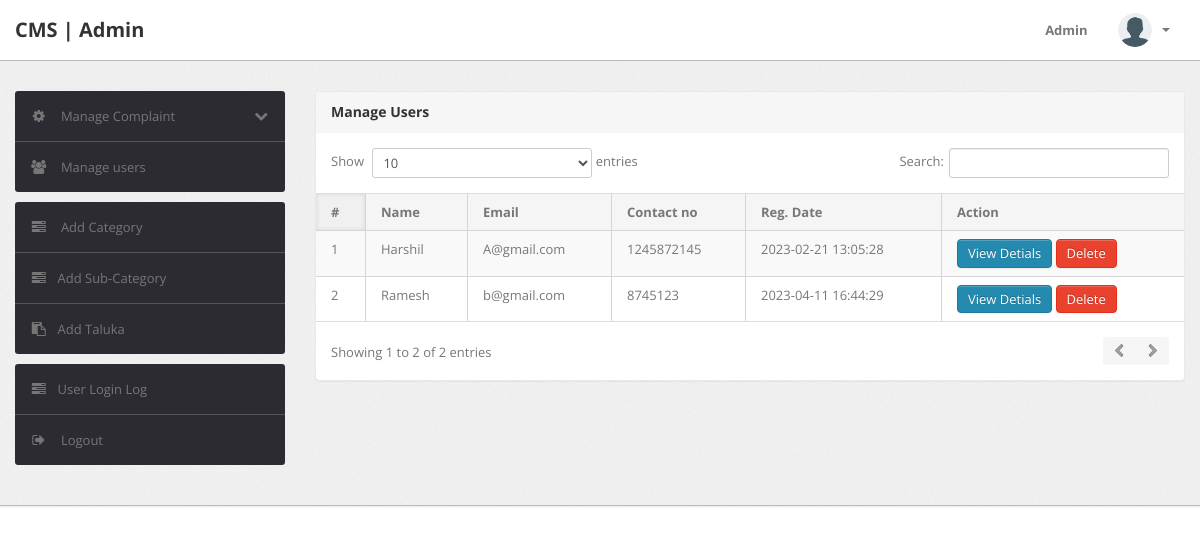
The page /admin/manage-users.php (signed in) on the database its author committed.
### tables this page shows
CREATE TABLE `users` (
  `id` int(11) NOT NULL,
  `fullName` varchar(255) DEFAULT NULL,
  `userEmail` varchar(255) DEFAULT NULL,
  `password` varchar(255) DEFAULT NULL,
  `contactNo` bigint(11) DEFAULT NULL,
  `address` tinytext DEFAULT NULL,
  `State` varchar(255) DEFAULT NULL,
  `country` varchar(255) DEFAULT NULL,
  `pincode` int(6) DEFAULT NULL,
  `userImage` varchar(255) DEFAULT NULL,
  `regDate` timestamp NOT NULL DEFAULT current_timestamp(),
  `updationDate` timestamp NULL DEFAULT NULL,
  `status` int(1) DEFAULT NULL
);

### admin/manage-users.php (the view, shortened to what this page needs)
<?php
include('include/config.php');
if (strlen($_SESSION['alogin']) == 0) {
	header('location:index.php');
} else {
	?>
	<!DOCTYPE html>
	<html lang="en">
	<head>
		<link type="text/css" href="bootstrap/css/bootstrap.min.css" rel="stylesheet">
		<link type="text/css" href="bootstrap/css/bootstrap-responsive.min.css" rel="stylesheet">
		<link type="text/css" href="css/theme.css" rel="stylesheet">
		<link type="text/css" href="images/icons/css/font-awesome.css" rel="stylesheet">
	</head>
	<body>
		<?php include('include/header.php'); ?>
		<div class="wrapper">
			<div class="container">
				<div class="row">
					<?php include('include/sidebar.php'); ?>
					<div class="span9">
						<div class="content">
							<div class="module">
								<div class="module-head">
									<h3>Manage Users</h3>
								</div>
								<div class="module-body table">
									<table cellpadding="0" cellspacing="0" border="0"
										class="datatable-1 table table-bordered table-striped	 display" width="100%">
										<thead>
											<tr>
												<th>#</th>
												<th> Name</th>
												<th>Email </th>
												<th>Contact no</th>
												<th>Reg. Date </th>
												<th>Action</th>
											</tr>
										</thead>
										<tbody>
											<?php $query = mysqli_query($con, "select * from users");
											$cnt = 1;
											while ($row = mysqli_fetch_array($query)) {
												?>
												<tr>
													<td>
														<?php echo htmlentities($cnt); ?>
													</td>
													<td>
														<?php echo htmlentities($row['fullName']); ?>
													</td>
													<td>
														<?php echo htmlentities($row['userEmail']); ?>
													</td>
													<td>
														<?php echo htmlentities($row['contactNo']); ?>
													</td>
													<td>
														<?php echo htmlentities($row['regDate']); ?>
													</td>
													<td><a href="javascript:void(0);"
															onClick="popUpWindow('http://localhost/cms/admin/userprofile.php?uid=<?php echo htmlentities($row['id']); ?>');"
															title="View Details">
															<button type="button" class="btn btn-primary">View Detials</button>
														</a>
														<a href="manage-users.php?uid=<?php echo htmlentities($row['id']); ?>&&action=del"
															title="Delete"
															onClick="return confirm('Do you really want to delete ?')">
															<button type="button" class="btn btn-danger">Delete</button></a>
													</td>
													<?php $cnt = $cnt + 1;
											} ?>
									</table>
								</div>
							</div>
						</div>
					</div>
				</div>
			</div>
		</div>
	</body>
<?php } ?>

### rows shown on the page
users: fullName "Harshil", userEmail "A@gmail.com", contactNo "1245872145", regDate "2023-02-21 13:05:28"
users: fullName "Ramesh", userEmail "b@gmail.com", contactNo "8745123", regDate "2023-04-11 16:44:29"
